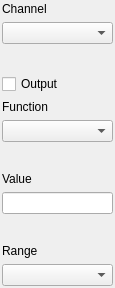
<?xml version="1.0" encoding="UTF-8"?>
<ui version="4.0">
 <class>FrmDCSource</class>
 <widget class="QMainWindow" name="FrmDCSource">
  <property name="geometry">
   <rect>
    <x>0</x>
    <y>0</y>
    <width>115</width>
    <height>288</height>
   </rect>
  </property>
  <property name="windowTitle">
   <string>DC Source Settings</string>
  </property>
  <widget class="QWidget" name="widget">
   <layout class="QGridLayout">
    <property name="leftMargin">
     <number>2</number>
    </property>
    <property name="topMargin">
     <number>2</number>
    </property>
    <property name="rightMargin">
     <number>2</number>
    </property>
    <property name="bottomMargin">
     <number>2</number>
    </property>
    <item row="0" column="0" colspan="2">
     <layout class="QVBoxLayout">
      <item>
       <widget class="QLabel" name="textLabel4_2">
        <property name="text">
         <string>Channel</string>
        </property>
        <property name="wordWrap">
         <bool>false</bool>
        </property>
       </widget>
      </item>
      <item>
       <widget class="QComboBox" name="m_cmbChannel"/>
      </item>
     </layout>
    </item>
    <item row="1" column="0">
     <spacer name="spacer2_2">
      <property name="orientation">
       <enum>Qt::Vertical</enum>
      </property>
      <property name="sizeType">
       <enum>QSizePolicy::Expanding</enum>
      </property>
      <property name="sizeHint" stdset="0">
       <size>
        <width>20</width>
        <height>16</height>
       </size>
      </property>
     </spacer>
    </item>
    <item row="2" column="1">
     <spacer name="spacer5">
      <property name="orientation">
       <enum>Qt::Horizontal</enum>
      </property>
      <property name="sizeType">
       <enum>QSizePolicy::Expanding</enum>
      </property>
      <property name="sizeHint" stdset="0">
       <size>
        <width>16</width>
        <height>20</height>
       </size>
      </property>
     </spacer>
    </item>
    <item row="4" column="0">
     <spacer name="spacer2">
      <property name="orientation">
       <enum>Qt::Vertical</enum>
      </property>
      <property name="sizeType">
       <enum>QSizePolicy::Expanding</enum>
      </property>
      <property name="sizeHint" stdset="0">
       <size>
        <width>20</width>
        <height>16</height>
       </size>
      </property>
     </spacer>
    </item>
    <item row="5" column="0" colspan="2">
     <layout class="QVBoxLayout">
      <item>
       <widget class="QLabel" name="textLabel3">
        <property name="text">
         <string>Value</string>
        </property>
        <property name="wordWrap">
         <bool>false</bool>
        </property>
       </widget>
      </item>
      <item>
       <widget class="QLineEdit" name="m_edValue"/>
      </item>
     </layout>
    </item>
    <item row="3" column="0" colspan="2">
     <layout class="QVBoxLayout">
      <item>
       <widget class="QLabel" name="textLabel4">
        <property name="text">
         <string>Function</string>
        </property>
        <property name="wordWrap">
         <bool>false</bool>
        </property>
       </widget>
      </item>
      <item>
       <widget class="QComboBox" name="m_cmbFunction"/>
      </item>
     </layout>
    </item>
    <item row="7" column="0" colspan="2">
     <layout class="QVBoxLayout">
      <item>
       <widget class="QLabel" name="textLabel4_3">
        <property name="text">
         <string>Range</string>
        </property>
        <property name="wordWrap">
         <bool>false</bool>
        </property>
       </widget>
      </item>
      <item>
       <widget class="QComboBox" name="m_cmbRange"/>
      </item>
     </layout>
    </item>
    <item row="2" column="0">
     <widget class="QCheckBox" name="m_ckbOutput">
      <property name="sizePolicy">
       <sizepolicy hsizetype="Fixed" vsizetype="Fixed">
        <horstretch>0</horstretch>
        <verstretch>0</verstretch>
       </sizepolicy>
      </property>
      <property name="text">
       <string>Output</string>
      </property>
     </widget>
    </item>
    <item row="6" column="0">
     <spacer name="spacer3">
      <property name="orientation">
       <enum>Qt::Vertical</enum>
      </property>
      <property name="sizeType">
       <enum>QSizePolicy::Expanding</enum>
      </property>
      <property name="sizeHint" stdset="0">
       <size>
        <width>20</width>
        <height>16</height>
       </size>
      </property>
     </spacer>
    </item>
   </layout>
  </widget>
 </widget>
 <layoutdefault spacing="6" margin="11"/>
 <pixmapfunction>qPixmapFromMimeSource</pixmapfunction>
 <tabstops>
  <tabstop>m_cmbChannel</tabstop>
  <tabstop>m_ckbOutput</tabstop>
  <tabstop>m_cmbFunction</tabstop>
  <tabstop>m_edValue</tabstop>
  <tabstop>m_cmbRange</tabstop>
 </tabstops>
 <resources/>
 <connections/>
</ui>
